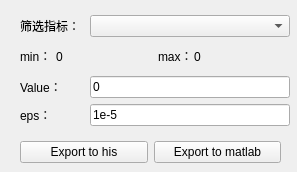
<?xml version="1.0" encoding="UTF-8"?>
<ui version="4.0">
 <class>ExportData</class>
 <widget class="QWidget" name="ExportData">
  <property name="geometry">
   <rect>
    <x>0</x>
    <y>0</y>
    <width>297</width>
    <height>172</height>
   </rect>
  </property>
  <property name="windowTitle">
   <string>Form</string>
  </property>
  <widget class="QWidget" name="layoutWidget">
   <property name="geometry">
    <rect>
     <x>20</x>
     <y>15</y>
     <width>270</width>
     <height>111</height>
    </rect>
   </property>
   <layout class="QVBoxLayout" name="verticalLayout">
    <item>
     <layout class="QHBoxLayout" name="horizontalLayout_2">
      <item>
       <widget class="QLabel" name="label">
        <property name="text">
         <string>筛选指标：</string>
        </property>
       </widget>
      </item>
      <item>
       <widget class="QComboBox" name="comboBox">
        <property name="minimumSize">
         <size>
          <width>200</width>
          <height>0</height>
         </size>
        </property>
       </widget>
      </item>
     </layout>
    </item>
    <item>
     <layout class="QHBoxLayout" name="horizontalLayout_4">
      <item>
       <widget class="QLabel" name="label_4">
        <property name="minimumSize">
         <size>
          <width>30</width>
          <height>14</height>
         </size>
        </property>
        <property name="maximumSize">
         <size>
          <width>30</width>
          <height>14</height>
         </size>
        </property>
        <property name="text">
         <string>min：</string>
        </property>
       </widget>
      </item>
      <item>
       <widget class="QLabel" name="min_label">
        <property name="text">
         <string>0</string>
        </property>
       </widget>
      </item>
      <item>
       <widget class="QLabel" name="label_5">
        <property name="minimumSize">
         <size>
          <width>30</width>
          <height>14</height>
         </size>
        </property>
        <property name="maximumSize">
         <size>
          <width>30</width>
          <height>14</height>
         </size>
        </property>
        <property name="text">
         <string>max：</string>
        </property>
       </widget>
      </item>
      <item>
       <widget class="QLabel" name="max_label">
        <property name="text">
         <string>0</string>
        </property>
       </widget>
      </item>
     </layout>
    </item>
    <item>
     <layout class="QHBoxLayout" name="horizontalLayout">
      <item>
       <widget class="QLabel" name="label_2">
        <property name="text">
         <string>Value：</string>
        </property>
       </widget>
      </item>
      <item>
       <widget class="QLineEdit" name="valuelineEdit">
        <property name="sizePolicy">
         <sizepolicy hsizetype="Minimum" vsizetype="Fixed">
          <horstretch>0</horstretch>
          <verstretch>0</verstretch>
         </sizepolicy>
        </property>
        <property name="minimumSize">
         <size>
          <width>200</width>
          <height>0</height>
         </size>
        </property>
        <property name="text">
         <string>0</string>
        </property>
       </widget>
      </item>
     </layout>
    </item>
    <item>
     <layout class="QHBoxLayout" name="horizontalLayout_3">
      <item>
       <widget class="QLabel" name="label_3">
        <property name="text">
         <string>eps：</string>
        </property>
       </widget>
      </item>
      <item>
       <widget class="QLineEdit" name="epslineEdit">
        <property name="sizePolicy">
         <sizepolicy hsizetype="Minimum" vsizetype="Fixed">
          <horstretch>0</horstretch>
          <verstretch>0</verstretch>
         </sizepolicy>
        </property>
        <property name="minimumSize">
         <size>
          <width>200</width>
          <height>0</height>
         </size>
        </property>
        <property name="text">
         <string>1e-5</string>
        </property>
       </widget>
      </item>
     </layout>
    </item>
   </layout>
  </widget>
  <widget class="QWidget" name="">
   <property name="geometry">
    <rect>
     <x>20</x>
     <y>140</y>
     <width>261</width>
     <height>25</height>
    </rect>
   </property>
   <layout class="QHBoxLayout" name="horizontalLayout_5">
    <item>
     <widget class="QPushButton" name="pushButton">
      <property name="text">
       <string>Export to his</string>
      </property>
     </widget>
    </item>
    <item>
     <widget class="QPushButton" name="mexport_pushButton">
      <property name="text">
       <string>Export to matlab</string>
      </property>
     </widget>
    </item>
   </layout>
  </widget>
 </widget>
 <resources/>
 <connections/>
</ui>
